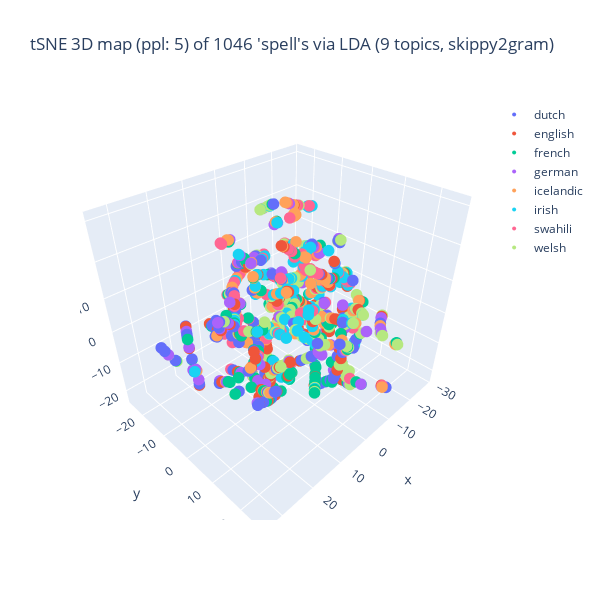
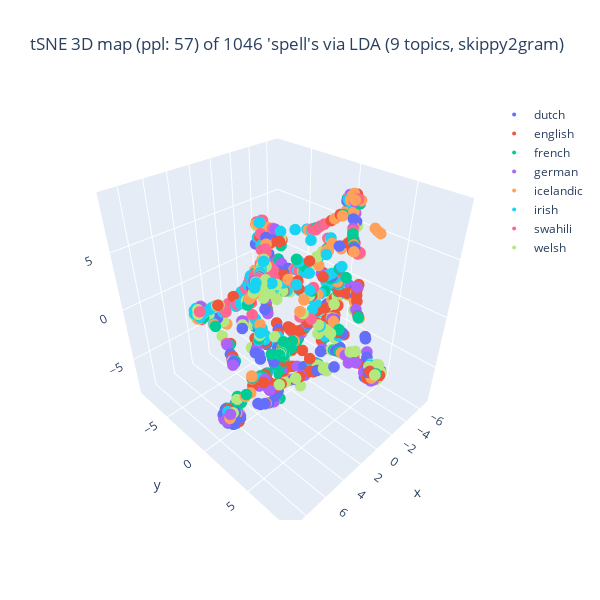

Here is the notebook cell these charts were saved with, in order:
### Markdown cell above
tSNE の結果の可視化 (3D)

### Code cell
## tSNE の結果の可視化: Plotly を使った 3D 描画
import numpy as np
from sklearn.manifold import TSNE as tSNE

import plotly.express as pex
import plotly.graph_objects as go
import matplotlib.pyplot as plt

## tSNE のパラメターを設定
perplexity_max_val = round(len(doc_fit_df)/4)
print(f"perplexity_max_val: {perplexity_max_val}")
#perplexity_increment = 120
divider = 5
perplexity_increment = round(perplexity_max_val/divider)
print(f"perplexity_increment: {perplexity_increment}")

## tSNE を段階的に実行
early_exit = False
for step, perplexity_val in enumerate(range(5, perplexity_max_val, perplexity_increment)):
    ## 早期終了の判定
    if early_exit:
        if step > 0:
            continue
    ## tSNE 事例の生成
    tSNE_3d_varied = tSNE(n_components = 3, random_state = 0, perplexity = perplexity_val,
                          n_iter = 1000)

    ## データに適用
    doc_enc = np.array(list(doc_fit_df['enc']))
    doc_tSNE_3d_varied = tSNE_3d_varied.fit_transform(doc_enc)

    ## 色分けの単位を選択
    if color_lang_family:
        colored_var = 'family'
    else:
        colored_var = 'language'
    T = zip(doc_tSNE_3d_varied[:,0], doc_tSNE_3d_varied[:,1], doc_tSNE_3d_varied[:,2],
            doc_fit_df[colored_var]) # zip(..)が必要
    dfx = pd.DataFrame(T, columns = ['D1', 'D2', 'D3', colored_var])
    ## 作図
    fig = go.Figure()
    for lang in np.unique(df[colored_var]):
        part = dfx[dfx[colored_var] == lang]
        fig.add_trace(
            go.Scatter3d(
                x = part['D1'], y = part['D2'], z = part['D3'],
                name = lang, mode = 'markers', marker = dict(size = 4),
                marker_colorscale = color_palette, # worked??
                showlegend = True
            )
        )
    ## 題の指定
    title_val = f"tSNE 3D map (ppl: {perplexity_val}) of {len(doc_fit_df)} '{doc_attr}'s via LDA ({n_topics} topics, {term_type})"
    fig.update_layout(title = dict(text = title_val),
                      autosize = False, width = 600, height = 600)
    fig.show()
